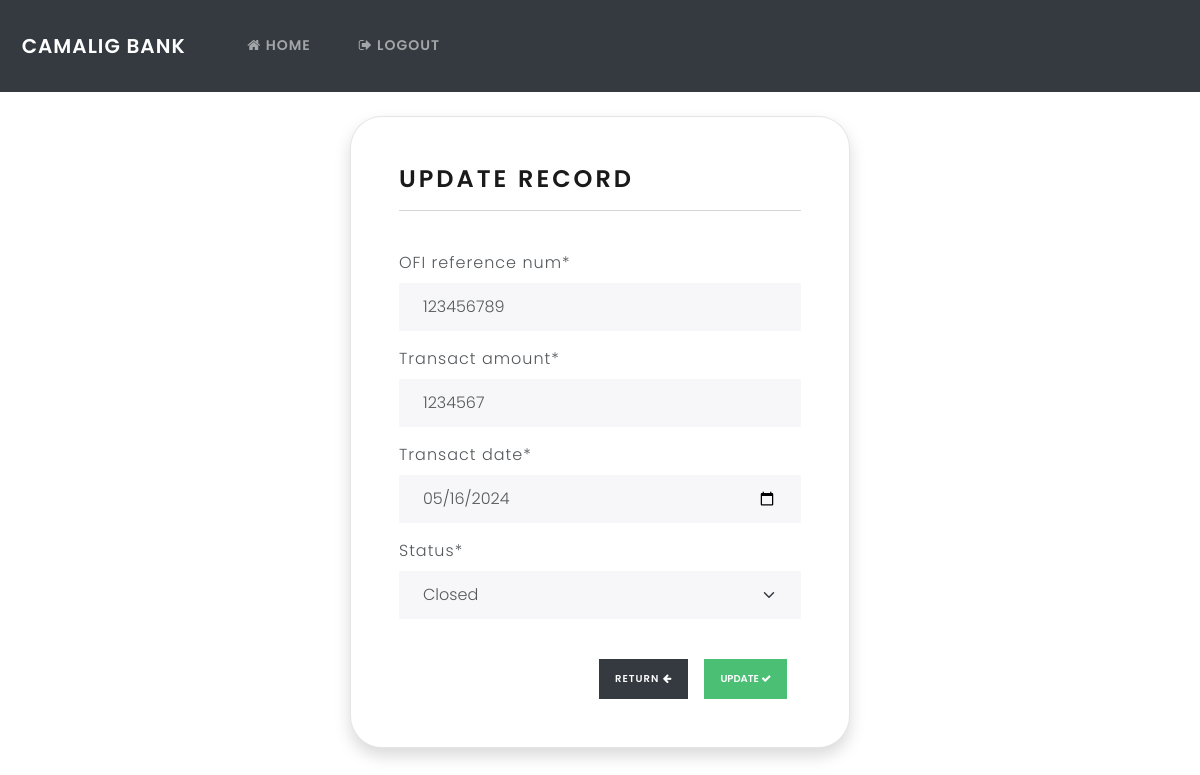
Screenshot of /peso-update/5 (signed in) with the database file from the repository.
### webapp/models.py (models this page shows, shortened)
class PesoNet(models.Model):
    creation_date = models.DateTimeField(default=timezone.now)
    branch = models.CharField(max_length=50, default='')
    OFI_reference_num = models.IntegerField( default='')
    transact_amount = models.IntegerField( default='')
    transact_date = models.CharField(max_length=100, default='')
    status = models.CharField(max_length=100, default='')

### webapp/views.py (the view)
# urls.py: path('peso-update/<int:peso_net_id>', views.peso_update, name='peso_update'),
@login_required(login_url='my-login')
def peso_update(request, peso_net_id):
    peso_net = PesoNet.objects.get(pk=peso_net_id)
    if request.method == 'POST':
        form = PesoNetForm(request.POST, instance=peso_net)
        if form.is_valid():
            form.save()
            messages.success(request, "Your record was updated!")
            return redirect('peso_net')
    else:
        form = PesoNetForm(instance=peso_net)
    return render(request, 'webapp/cashier/pesonet/peso_update.html', {'form': form})

### webapp/forms.py
class PesoNetForm(forms.ModelForm):
    STATUS_CHOICES = [
        ('Open', 'Open'),
        ('Closed', 'Closed'),
    ]
    status = forms.ChoiceField(choices=STATUS_CHOICES, label='Status', required=True)
    class Meta:
        model = PesoNet
        fields = ['OFI_reference_num', 'transact_amount', 'transact_date', 'status']
        widgets = {
            'transact_date': DateInput(attrs={'type': 'date'}),
        }

### webapp/templates/webapp/cashier/pesonet/peso_update.html (shortened to what this page needs)
{% extends 'webapp/base.html' %}
{% load crispy_forms_tags %}
{% block content %}
<body>
    <div class="container bg-light shadow p-5 form-layout rounded-5 mt-4">
        <h3> Update record</h3>
        <hr>
        <br>
        <form method="POST" action="">
            {{form|crispy}}
            <br>
            <a href="{% url 'peso_net' %}" class="btn btn-dark return-btn btn-sm"> Return <i class="fa fa-arrow-left" aria-hidden="true"></i></a>
            <button type="submit " class="btn btn-success btn-sm "> Update <i class="fa fa-check" aria-hidden="true"></i></button>
        </form>
    </body>
{% endblock %}

### static/css/style.css (style rules this page uses)
* { box-sizing: border-box; margin: 0; padding: 0; font-family: 'Poppins', sans-serif; }
.form-layout { border-radius: 20px; width: 500px; }
.return-btn { margin-left: 200px; }

### rows the page displays
PesoNet: OFI_reference_num "123456789", transact_amount "1234567", transact_date "05/16/2024", status "Closed"
